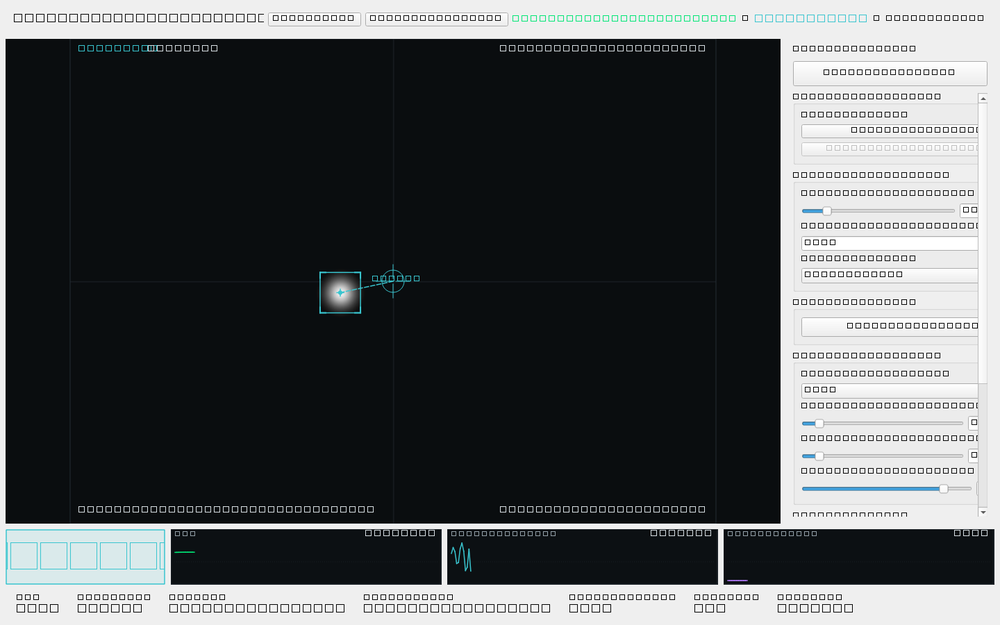
#> input picture selftest_ACQUIRE.png, 1000 x 625 px, shrunk from 1440 x 900 before the run
$ python -i detect.py   (imports and definitions only)
#> lines starting #> are read from the running program, lines starting #| are printed output that depends on the picture; after the words box and inside, x2 and y2 are one past the last pixel; in counts of white or black regions, pixels touching at a corner belong together
#> further down, picture is the input picture: shape (625, 1000, 3); mean B, G, R 86.1, 84.7, 81.8
"""tracking/detect.py -- per-frame optical-beacon detection.

Classical CV chain: grayscale -> 3x3 Gaussian blur -> fixed brightness
threshold -> morphology-open -> external contours -> largest blob wins.
Returns a Detection (centroid, bbox, confidence) or None if nothing credible
was found. This module never keeps state between frames; frames are
independent (temporal filtering belongs to kalman.py / state_machine.py).

Why classical thresholding for v1 (technical-report line):

    "v1 detects the beacon with a classical threshold-then-contour pipeline
    rather than a learned detector for four reasons: (a) no labeled training
    data exists for the virtual scene, while a bright point source on a near-
    black background is exactly the regime classical thresholding is provably
    good at; (b) per-frame cost is sub-millisecond at 1280x720, leaving ample
    budget for the 60 Hz control loop, whereas a CNN would dominate the
    frame budget on the same hardware; (c) every detection decision is
    explainable -- a property a judge can inspect and we can defend live;
    and (d) the Detection contract isolates the detector behind one boundary,
    so a learned detector can be swapped in later without touching the
    tracker or state machine."

Confidence metric (contract-critical, used by the state machine):

    confidence = clamp(peak_intensity / 255, 0, 1) * circularity(4*pi*A/P^2)

i.e. a bright *round* blob scores near 1; a bright but elongated / half-
occluded / noisy blob scores lower even when bright. This gives the state
machine a degrading signal as noise and atmospheric smear grow, instead of
a brittle yes/no. Both factors are bounded in [0, 1], so confidence is in
[0, 1] with 0 meaning 'nothing detected'.
"""

from __future__ import annotations

from dataclasses import dataclass

import cv2
import numpy as np

# ---------------------------------------------------------------------------
# Tunable parameters. All named; the state machine's thresholds are separate
# named constants in state_machine.py -- detection here, decision there.
# ---------------------------------------------------------------------------

# Grayscale intensity above which a pixel counts as beacon light. The beacon
# renders with a ~255 peak on a black background; 150 keeps the core of the
# point spread function (>8 px for a sigma-1.5 blob) while sitting ~15 sigma
# above the sensor-noise distribution (sigma ~10), so noise cannot produce a
# candidate and the core survives the 3x3 pre-blur that suppresses specks.
BRIGHTNESS_THRESHOLD = 150

# Gaussian blur applied before thresholding. 3x3 suppresses single-pixel
# sensor outliers without smearing a ~5px blob.
BLUR_KERNEL = (3, 3)

# Morphology-open kernel: removes 1-2px spurious specks left of the
# threshold, then contour extraction runs on the cleaned mask.
MORPH_KERNEL = (3, 3)

# Smallest blob (px) that can be a beacon. Below this, reject -- a beacon
# must subtend several pixels on the sensor.
MIN_BLOB_AREA_PX = 4.0

# If the largest contour covers more than this fraction of the frame, it is
# bloom / full-frame flare, not a beacon. Reject rather than centroid it.
MAX_BLOB_AREA_RATIO = 0.05


@dataclass(frozen=True)
class Detection:
    """One frame's detection result. confidence in [0, 1]; see module docstring.

    centroid_px/bbox_px are raw top-left-origin pixel coordinates, as per the
    contracts.py units convention. Detection says nothing about *validity* --
    the state machine applies confidence floors and gating.
    """

    centroid_px: tuple[float, float]
    bbox_px: tuple[float, float, float, float]
    confidence: float


class BeaconDetector:
    """Stateless per-frame beacon detector. Construct once, call detect(frame)
    for each SimFrame.image."""

    def __init__(
        self,
        brightness_threshold: int = BRIGHTNESS_THRESHOLD,
        min_blob_area_px: float = MIN_BLOB_AREA_PX,
        max_blob_area_ratio: float = MAX_BLOB_AREA_RATIO,
    ) -> None:
        self._brightness_threshold = brightness_threshold
        self._min_area = min_blob_area_px
        self._max_area_ratio = max_blob_area_ratio

    def detect_candidates(self, image: np.ndarray) -> list[Detection]:
        """Detect all valid point-source candidate blobs meeting size filters."""
        if image.ndim != 3 or image.shape[2] != 3:
            raise ValueError(f"detect() expects uint8 BGR (H, W, 3), got {image.shape}")
        if image.dtype != np.uint8:
            raise ValueError(f"detect() expects uint8, got {image.dtype}")

        height, width = image.shape[:2]
#> height = 625; width = 1000
        gray = cv2.cvtColor(image, cv2.COLOR_BGR2GRAY)
        gray = cv2.GaussianBlur(gray, BLUR_KERNEL, 0)

        # Adaptive thresholding: if peak intensity is lower than config, adapt to 60% of local peak
        max_val = np.max(gray)
#> max_val = 255
        if max_val < self._brightness_threshold:
            thresh_val = max(30, int(max_val * 0.6))
        else:
            thresh_val = self._brightness_threshold

        mask = cv2.threshold(
            gray, thresh_val, 255, cv2.THRESH_BINARY
        )[1]
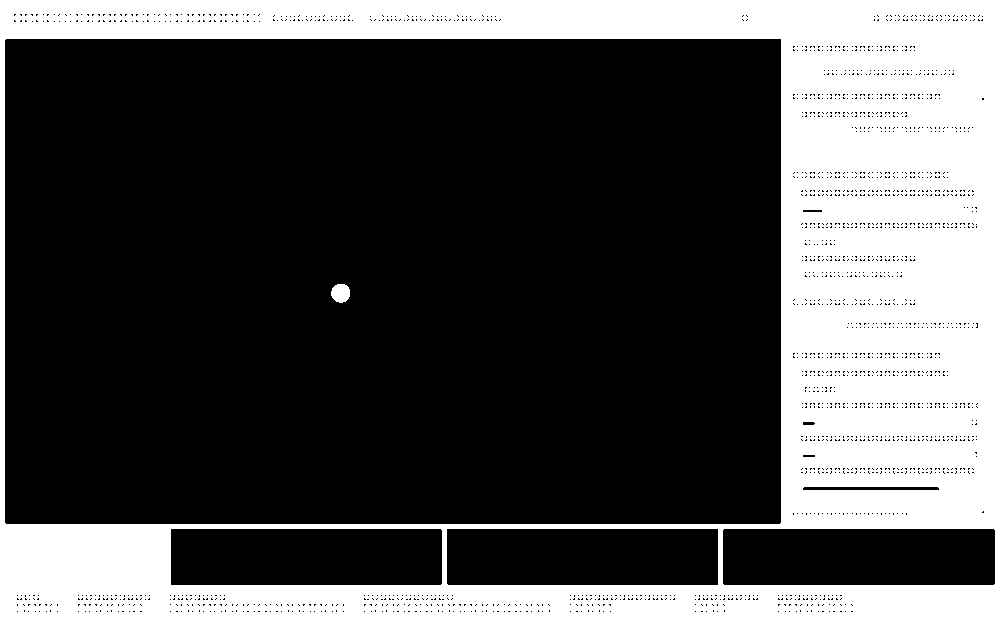
#> mask: shape (625, 1000); 31.9% white; 2 white regions, box (x1, y1, x2, y2) and area: (0, 0, 1000, 625) 198816, (331, 284, 350, 303) 289
        mask = cv2.morphologyEx(mask, cv2.MORPH_OPEN, np.ones(MORPH_KERNEL, np.uint8))
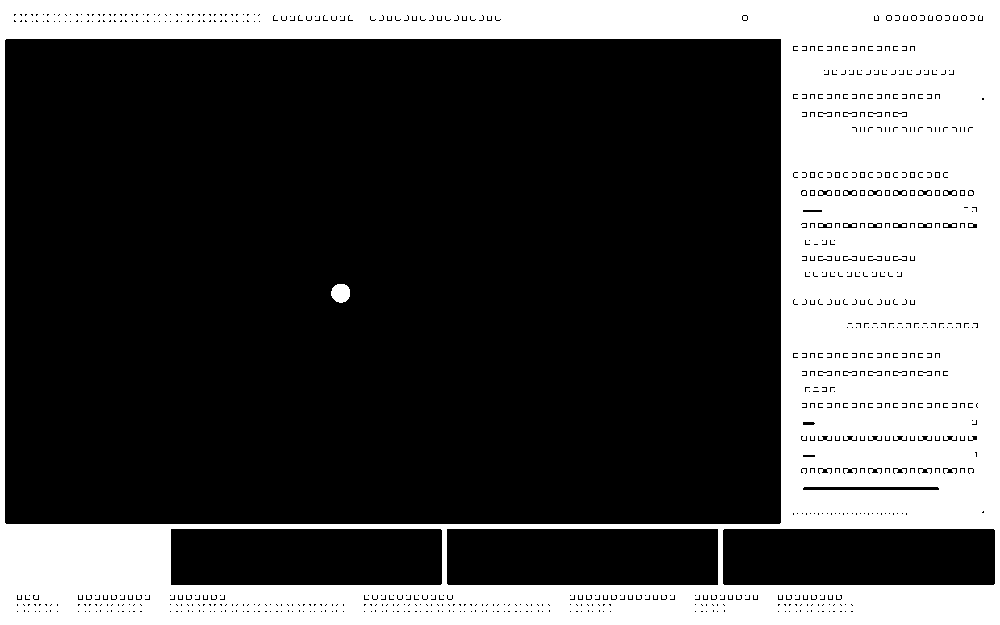
#> mask: shape (625, 1000); 31.5% white; 15 white regions (13 under 20 px), largest, box (x1, y1, x2, y2) and area: (0, 0, 1000, 625) 196433, (331, 284, 350, 303) 289

        contours, _ = cv2.findContours(mask, cv2.RETR_EXTERNAL, cv2.CHAIN_APPROX_SIMPLE)
#> contours = [[[0, 0], [0, 624], [999, 624], [999, 0]]]
        candidates = []
        if not contours:
            return candidates

        max_area_allowed = self._max_area_ratio * height * width
#> max_area_allowed = 31250

        for contour in contours:
            area = cv2.contourArea(contour)
            if area < self._min_area or area > max_area_allowed:
                continue

            moments = cv2.moments(contour)
            if moments["m00"] <= 0.0:
                continue

            centroid = (moments["m10"] / moments["m00"], moments["m01"] / moments["m00"])
            x, y, w, h = cv2.boundingRect(contour)

            peak = float(np.max(gray[y : y + h, x : x + w])) if w > 0 and h > 0 else 0.0
            brightness = np.clip(peak / 255.0, 0.0, 1.0)

            perimeter = cv2.arcLength(contour, closed=True)
            if perimeter <= 0.0:
                circularity = 0.0
            else:
                circularity = float(np.clip((4.0 * np.pi * area) / (perimeter * perimeter), 0.0, 1.0))

            # Streak-tolerant confidence score
            confidence = brightness * (0.4 + 0.6 * circularity)

            candidates.append(
                Detection(
                    centroid_px=(float(centroid[0]), float(centroid[1])),
                    bbox_px=(float(x), float(y), float(w), float(h)),
                    confidence=confidence,
                )
            )
#> this loop made 1 pass
#> (contour, area) on pass 1: ([[0, 0], [0, 624], [999, 624], [999, 0]], 623376)
#> after the loop, candidates = []
        return candidates

    def detect(self, image: np.ndarray) -> Detection | None:
        """Return the strongest (highest confidence) blob Detection, or None if nothing credible."""
        candidates = self.detect_candidates(image)
        if not candidates:
            return None
        return max(candidates, key=lambda c: c.confidence)

>>> import cv2
>>> picture = cv2.imread('../selftest_ACQUIRE.png')
>>> result = BeaconDetector().detect_candidates(picture)
#> result = []
